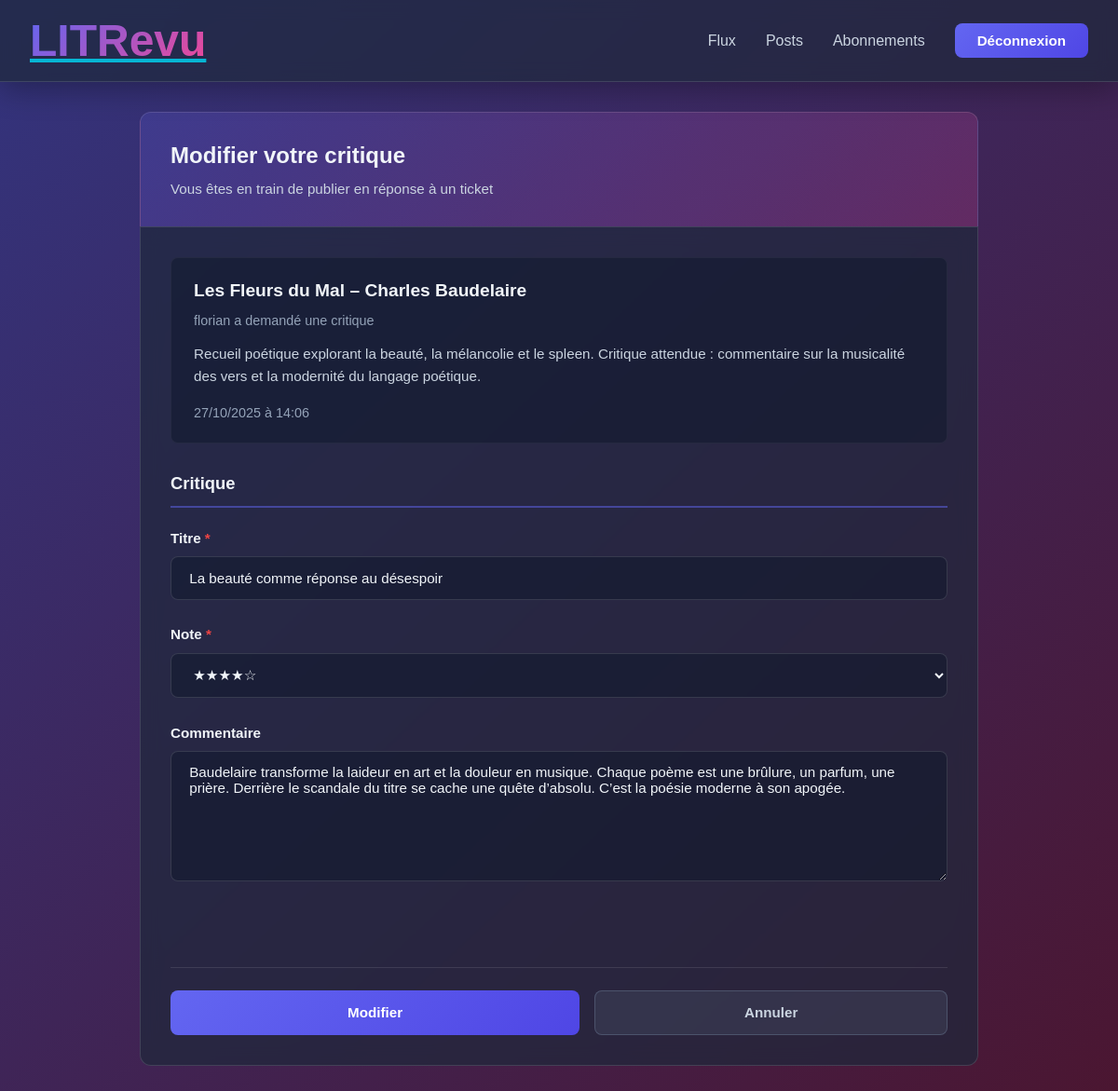
Page /reviews/review/16/modify/ (signed in) on the committed database.
### reviews/models.py (models this page shows, shortened)
class Ticket(models.Model):
    title = models.CharField(max_length=128)
    description = models.TextField(max_length=2048)
    user = models.ForeignKey(
        settings.AUTH_USER_MODEL,
        on_delete=models.CASCADE
    )
    image = models.ImageField(upload_to="tickets/", null=True, blank=True)
    time_created = models.DateTimeField(auto_now_add=True)

class Review(models.Model):
    ticket = models.ForeignKey(Ticket, on_delete=models.CASCADE)
    rating = models.PositiveSmallIntegerField(
        validators=[MinValueValidator(0),
                    MaxValueValidator(5)]
    )
    user = models.ForeignKey(
        settings.AUTH_USER_MODEL,
        on_delete=models.CASCADE
    )
    headline = models.CharField(max_length=128)
    body = models.TextField(max_length=8192, blank=True)
    time_created = models.DateTimeField(auto_now_add=True)

### authentication/models.py (models this page shows)
class User(AbstractUser):
    profile_picture = models.ImageField(
        upload_to="avatars/",
        null=True,
        blank=True
    )

### reviews/views.py (the view, shortened to what this page needs)
# urls.py: path("review/<int:pk>/modify/", ReviewUpdateView.as_view(),
class ReviewUpdateView(UserTestCustom, UpdateView):
    template_name = 'reviews/review_form.html'
    success_url = reverse_lazy('reviews:posts')
    model = Review
    form_class = ReviewForm
    def get_context_data(self, **kwargs):
        context = super().get_context_data(**kwargs)
        context['ticket'] = self.object.ticket
        return context

### reviews/forms.py
class ReviewForm(forms.ModelForm):
    class Meta:
        model = Review
        fields = ['headline', 'rating', 'body']
        widgets = {
            'headline': forms.TextInput(attrs={
                'placeholder': 'Titre de votre critique'
            }),
            'rating': forms.Select(
                choices=[(i, '★' * i + '☆' * (5 - i)) for i in range(6)],
                attrs={'class': 'form-control'}
            ),
            'body': forms.Textarea(attrs={
                'rows': 4,
                'placeholder': 'Votre critique'
            })
        }
        labels = {
            'headline': 'Titre',
            'rating': 'Note',
            'body': 'Commentaire'
        }

### reviews/views.py (called while the page is built)
    def test_func(self):
        element = self.get_object()
        return element.user == self.request.user

### reviews/templates/reviews/review_form.html (shortened to what this page needs)
{% extends 'base.html' %}
{% load static %}
{% block extra_css %}
    <link rel="stylesheet" href="{% static 'reviews/css/review.css' %}">
{% endblock %}
{% block content %}
    <div class="content">
        <div class="card-header">
            <h3>
                {% if object %}Modifier votre critique{% else %}Créer une critique{% endif %}
            </h3>
            <small>
                {% if object %}
                    Vous êtes en train de publier en réponse à un ticket
                {% else %}
                    Critique libre
                {% endif %}
            </small>
        </div>
        <div class="card-body">
            {% if ticket %}
                <div>
                    <h6>{{ ticket.title }}</h6>
                    <small>{{ ticket.user.username }} a demandé une critique</small>
                    {% if ticket.description %}
                        <p>{{ ticket.description }}</p>
                    {% endif %}
                    <div>{{ ticket.time_created|date:"d/m/Y à H:i" }}</div>
                </div>
            {% endif %}
            <form method="post" enctype="multipart/form-data">
                <div class="form-section">
                    <h5>Critique</h5>
                    <div class="form-group">
                        <label for="{{ form.headline.id_for_label }}">Titre <span>*</span></label>
                        {{ form.headline }}
                    </div>
                    <div class="form-group">
                        <label for="{{ form.rating.id_for_label }}">Note <span>*</span></label>
                        {{ form.rating }}
                    </div>
                    <div class="form-group">
                        <label for="{{ form.body.id_for_label }}">Commentaire</label>
                        {{ form.body }}
                    </div>
                </div>
                <div>
                    <button type="submit">
                        {% if object %}Modifier{% else %}Publier{% endif %}
                    </button>
                    <a href="{% if object %}{% url 'reviews:posts' %}{% else %}{% url 'reviews:feed' %}{% endif %}">Annuler</a>
                </div>
            </form>
        </div>
    </div>
{% endblock %}

### static/css/base.css (style rules this page uses)
* { margin: 0; padding: 0; box-sizing: border-box; }
:root { --primary: #6366f1; --primary-dark: #4f46e5; --secondary: #ec4899; --bg-dark: #0f172a; --bg-light: #1e293b; --glass-bg: rgba(30, 41, 59, 0.7); --glass-border: rgba(255, 255, 255, 0.125); --text-primary: #f1f5f9; --text-secondary: #cbd5e1; --accent: #06b6d4; }
html { scroll-behavior: smooth; }
body { font-family: 'Satoshi', sans-serif; background: linear-gradient(137deg,rgb(51, 52, 126) 0%, rgb(75, 22, 49) 100%); color: var(--text-primary); background-attachment: fixed; min-height: 100vh; }
button, .btn { background: linear-gradient(135deg, var(--primary), var(--primary-dark)); border: none; color: white; padding: 0.8rem 1.5rem; border-radius: 8px; cursor: pointer; font-weight: 600; transition: all 0.3s ease; font-family: inherit; font-size: 0.95rem; text-decoration: none; display: inline-block; }
a { color: var(--accent); transition: color 0.3s ease; }

### reviews/static/reviews/css/review.css (style rules this page uses)
.content { animation: fadeInUp 0.5s ease; max-width: 900px; margin: auto; }
.card-header { background: linear-gradient(135deg, rgba(99, 102, 241, 0.2), rgba(236, 72, 153, 0.2)); border: 1px solid rgba(255, 255, 255, 0.125); border-radius: 12px 12px 0 0; padding: 2rem; border-bottom: none; }
.card-header h3 { margin: 0; font-size: 1.5rem; color: #f1f5f9; font-weight: 700; }
.card-header small { color: #cbd5e1; display: block; margin-top: 0.8rem; font-size: 0.95rem; }
.card-body { background: rgba(30, 41, 59, 0.7); backdrop-filter: blur(10px); border: 1px solid rgba(255, 255, 255, 0.125); border-radius: 0 0 12px 12px; padding: 2rem; }
.card-body > div:first-of-type { background: rgba(15, 23, 42, 0.5); border: 1px solid rgba(255, 255, 255, 0.05); padding: 1.5rem; border-radius: 8px; margin-bottom: 2rem; }
.card-body > div:first-of-type h6 { font-size: 1.2rem; color: #f1f5f9; margin: 0 0 0.8rem 0; font-weight: 600; }
.card-body > div:first-of-type small { color: #94a3b8; display: block; margin-bottom: 1rem; font-size: 0.9rem; }
.card-body > div:first-of-type p { color: #cbd5e1; margin: 0.8rem 0; line-height: 1.6; font-size: 0.95rem; }
.card-body > div:first-of-type > div { color: #94a3b8; font-size: 0.9rem; margin-top: 1.2rem; }
form { display: flex; flex-direction: column; gap: 0; }
.form-section { margin-bottom: 2rem; }
.form-section h5 { font-size: 1.15rem; color: #f1f5f9; margin: 0 0 1.5rem 0; font-weight: 600; border-bottom: 2px solid rgba(99, 102, 241, 0.5); padding-bottom: 0.8rem; }
.form-group { margin-bottom: 1.8rem; }
.form-group:last-of-type { margin-bottom: 1.5rem; }
.form-group label { display: block; color: #f1f5f9; font-weight: 600; margin-bottom: 0.7rem; font-size: 0.95rem; }
.form-group label span { color: #ef4444; }
.form-group input, .form-group textarea, .form-group select { width: 100%; padding: 0.85rem 1.2rem; background: rgba(15, 23, 42, 0.5); border: 1px solid rgba(255, 255, 255, 0.125); border-radius: 8px; color: #f1f5f9; font-size: 0.95rem; font-family: 'Satoshi', sans-serif; transition: all 0.3s ease; resize: vertical; }
.form-group input::placeholder, .form-group textarea::placeholder { color: #64748b; }
.form-group select option { background: #1e293b; color: #f1f5f9; }
.form-group textarea { min-height: 140px; resize: vertical; }
form > div:last-of-type { display: flex; gap: 1rem; margin-top: 2rem; padding-top: 1.5rem; border-top: 1px solid rgba(255, 255, 255, 0.1); }
form button, form a { padding: 0.9rem 2rem; border-radius: 8px; font-weight: 600; font-size: 0.95rem; text-decoration: none; transition: all 0.3s ease; display: inline-flex; align-items: center; justify-content: center; font-family: inherit; }
form button { background: linear-gradient(135deg, #6366f1, #4f46e5); border: none; color: white; cursor: pointer; flex: 1.2; }
form a { background: rgba(100, 116, 139, 0.2); color: #cbd5e1; border: 1px solid rgba(100, 116, 139, 0.5); flex: 1; }

### rows in the picture
Ticket: title "Les Fleurs du Mal – Charles Baudelaire", user.username "florian", description "Recueil poétique explorant la beauté, la mélancolie et le spleen. Critique attendue : commentaire sur la musicalité des vers et la modernité du langage poétique.", time_created "27/10/2025 à 14:06"
Review: headline "La beauté comme réponse au désespoir", rating "★★★★☆", body "Baudelaire transforme la laideur en art et la douleur en musique. Chaque poème est une brûlure, un parfum, une prière. Derrière le scandale du titre se cache une quête d’absolu. C’est la poésie moderne à son apogée."
